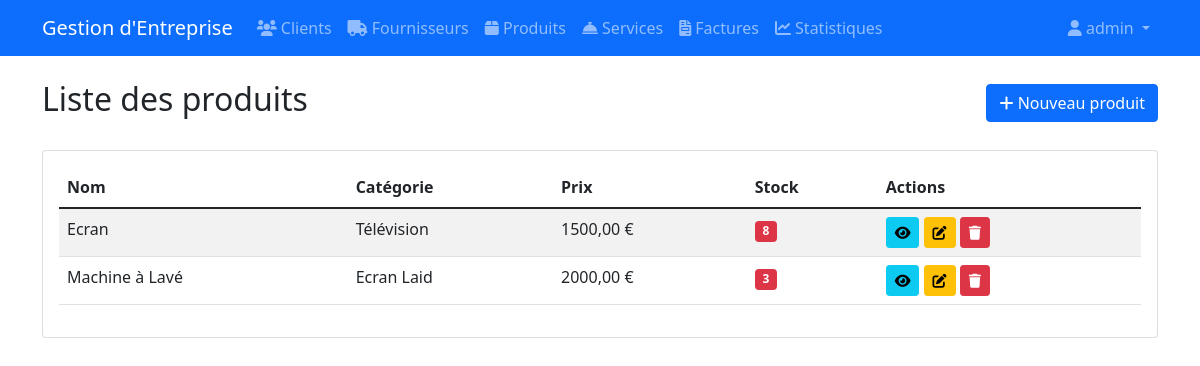
Screenshot of /products/ (signed in) with the database file from the repository.
### produit/models.py (models this page shows, shortened)
class Product(models.Model):
    name = models.CharField(max_length=200, verbose_name="Nom")
    category = models.ForeignKey(Category, on_delete=models.CASCADE, verbose_name="Catégorie")
    description = models.TextField(verbose_name="Description")
    price = models.DecimalField(max_digits=10, decimal_places=2, verbose_name="Prix")
    stock = models.IntegerField(default=0, verbose_name="Stock")
    created_at = models.DateTimeField(auto_now_add=True)
    updated_at = models.DateTimeField(auto_now=True)
    class Meta:
        ordering = ['name']
        verbose_name = "Produit"
        verbose_name_plural = "Produits"

class Category(models.Model):
    name = models.CharField(max_length=100, verbose_name="Nom")
    description = models.TextField(blank=True, verbose_name="Description")
    class Meta:
        verbose_name = "Catégorie"
        verbose_name_plural = "Catégories"

### produit/views.py (the view)
# urls.py: path('products/', product_views.product_list, name='product_list'),
@login_required
def product_list(request):
    products = Product.objects.all()
    return render(request, 'products/product_list.html', {'products': products})

### templates/products/product_list.html (shortened to what this page needs)
{% extends 'base.html' %}
{% block content %}
<div class="d-flex justify-content-between align-items-center mb-4">
    <h2>Liste des produits</h2>
    <a href="{% url 'product_create' %}" class="btn btn-primary">
        <i class="fas fa-plus"></i> Nouveau produit
    </a>
</div>
<div class="card">
    <div class="card-body">
        <div class="table-responsive">
            <table class="table table-striped">
                <thead>
                    <tr>
                        <th>Nom</th>
                        <th>Catégorie</th>
                        <th>Prix</th>
                        <th>Stock</th>
                        <th>Actions</th>
                    </tr>
                </thead>
                <tbody>
                    {% for product in products %}
                    <tr>
                        <td>{{ product.name }}</td>
                        <td>{{ product.category.name }}</td>
                        <td>{{ product.price }} €</td>
                        <td>
                            <span class="badge {% if product.stock <= 10 %}bg-danger{% else %}bg-success{% endif %}">
                                {{ product.stock }}
                            </span>
                        </td>
                        <td>
                            <a href="{% url 'product_detail' product.pk %}" class="btn btn-sm btn-info">
                                <i class="fas fa-eye"></i>
                            </a>
                            <a href="{% url 'product_update' product.pk %}" class="btn btn-sm btn-warning">
                                <i class="fas fa-edit"></i>
                            </a>
                            <a href="{% url 'product_delete' product.pk %}" class="btn btn-sm btn-danger">
                                <i class="fas fa-trash"></i>
                            </a>
                        </td>
                    </tr>
                    {% empty %}
                    <tr>
                        <td colspan="5" class="text-center">Aucun produit enregistré</td>
                    </tr>
                    {% endfor %}
                </tbody>
            </table>
        </div>
    </div>
</div>
{% endblock %}

### templates/base.html (shortened to what this page needs)
<!DOCTYPE html>
<html lang="fr">
<head>
    <link href="https://cdn.jsdelivr.net/npm/bootstrap@5.1.3/dist/css/bootstrap.min.css" rel="stylesheet">
    <link href="https://cdnjs.cloudflare.com/ajax/libs/font-awesome/6.0.0/css/all.min.css" rel="stylesheet">
</head>
<body>
    <nav class="navbar navbar-expand-lg navbar-dark bg-primary">
        <div class="container">
            <a class="navbar-brand" href="{% url 'dashboard' %}">Gestion d'Entreprise</a>
            <div class="collapse navbar-collapse" id="navbarNav">
                {% if user.is_authenticated %}
                <ul class="navbar-nav">
                    <li class="nav-item">
                        <a class="nav-link" href="{% url 'client_list' %}">
                            <i class="fas fa-users"></i> Clients
                        </a>
                    </li>
                    <li class="nav-item">
                        <a class="nav-link" href="{% url 'supplier_list' %}">
                            <i class="fas fa-truck"></i> Fournisseurs
                        </a>
                    </li>
                    <li class="nav-item">
                        <a class="nav-link" href="{% url 'product_list' %}">
                            <i class="fas fa-box"></i> Produits
                        </a>
                    </li>
                    <li class="nav-item">
                        <a class="nav-link" href="{% url 'service_list' %}">
                            <i class="fas fa-concierge-bell"></i> Services
                        </a>
                    </li>
                    <li class="nav-item">
                        <a class="nav-link" href="{% url 'invoice_list' %}">
                            <i class="fas fa-file-invoice"></i> Factures
                        </a>
                    </li>
                    <li class="nav-item">
                        <a class="nav-link" href="{% url 'finance_statistics' %}">
                            <i class="fas fa-chart-line"></i> Statistiques
                        </a>
                    </li>
                </ul>
                <ul class="navbar-nav ms-auto">
                    <li class="nav-item dropdown">
                        <a class="nav-link dropdown-toggle" href="#" id="navbarDropdown" role="button" data-bs-toggle="dropdown">
                            <i class="fas fa-user"></i> {{ user.username }}
                        </a>
                    </li>
                </ul>
                {% endif %}
            </div>
        </div>
    </nav>
    <div class="container mt-4">
        {% block content %}{% endblock %}
    </div>
</body>
</html>

### rows the page displays
Product: name "Ecran", category.name "Télévision", price "1500,00", stock "8"
Product: name "Machine à Lavé", category.name "Ecran Laid", price "2000,00", stock "3"

### other values shown
{{ user.username }} "admin"
